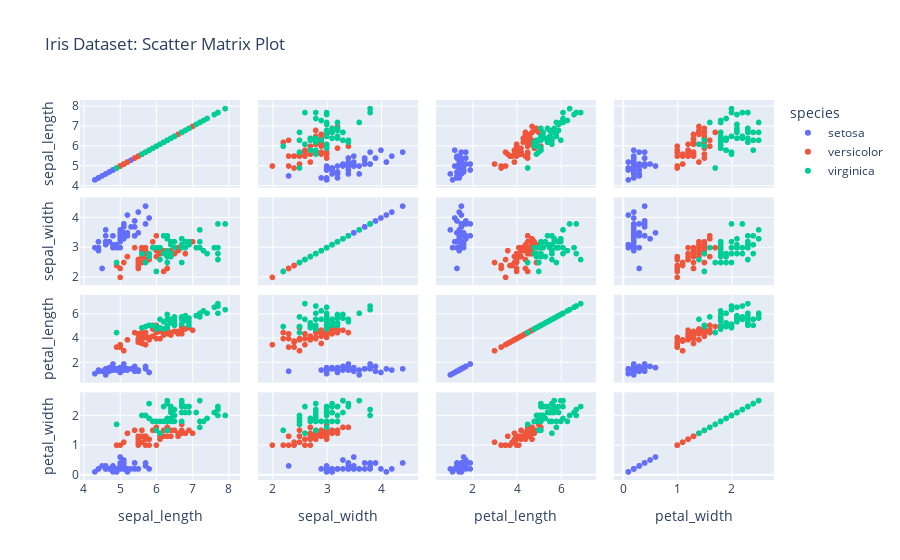

Notebook code for this chart:
### Code cell
from pandas.core.ops import frame_arith_method_with_reindex
iris = px.data.iris()
fig = px.scatter_matrix(data_frame = iris,
                        dimensions = ["sepal_length", "sepal_width", "petal_length", "petal_width"],
                        color = "species",
                        title = "Iris Dataset: Scatter Matrix Plot")
fig.update_layout(height = 500)
fig.show()

### Figure 1 — Plotly figure (JSON) as saved in the notebook; plotly's stock layout.template omitted (floating-point values rounded to 4 significant figures)
{"data": [{"dimensions": [{"axis": {"matches": true}, "label": "sepal_length", "values": [5.1, 4.9, 4.7, 4.6, 5, 5.4, 4.6, 5, 4.4, 4.9, 5.4, 4.8, 4.8, 4.3, 5.8, 5.7, 5.4, 5.1, 5.7, 5.1, 5.4, 5.1, 4.6, 5.1, 4.8, 5, 5, 5.2, 5.2, 4.7, 4.8, 5.4, 5.2, 5.5, 4.9, 5, 5.5, 4.9, 4.4, 5.1, 5, 4.5, 4.4, 5, 5.1, 4.8, 5.1, 4.6, 5.3, 5]}, {"axis": {"matches": true}, "label": "sepal_width", "values": [3.5, 3, 3.2, 3.1, 3.6, 3.9, 3.4, 3.4, 2.9, 3.1, 3.7, 3.4, 3, 3, 4, 4.4, 3.9, 3.5, 3.8, 3.8, 3.4, 3.7, 3.6, 3.3, 3.4, 3, 3.4, 3.5, 3.4, 3.2, 3.1, 3.4, 4.1, 4.2, 3.1, 3.2, 3.5, 3.1, 3, 3.4, 3.5, 2.3, 3.2, 3.5, 3.8, 3, 3.8, 3.2, 3.7, 3.3]}, {"axis": {"matches": true}, "label": "petal_length", "values": [1.4, 1.4, 1.3, 1.5, 1.4, 1.7, 1.4, 1.5, 1.4, 1.5, 1.5, 1.6, 1.4, 1.1, 1.2, 1.5, 1.3, 1.4, 1.7, 1.5, 1.7, 1.5, 1, 1.7, 1.9, 1.6, 1.6, 1.5, 1.4, 1.6, 1.6, 1.5, 1.5, 1.4, 1.5, 1.2, 1.3, 1.5, 1.3, 1.5, 1.3, 1.3, 1.3, 1.6, 1.9, 1.4, 1.6, 1.4, 1.5, 1.4]}, {"axis": {"matches": true}, "label": "petal_width", "values": [0.2, 0.2, 0.2, 0.2, 0.2, 0.4, 0.3, 0.2, 0.2, 0.1, 0.2, 0.2, 0.1, 0.1, 0.2, 0.4, 0.4, 0.3, 0.3, 0.3, 0.2, 0.4, 0.2, 0.5, 0.2, 0.2, 0.4, 0.2, 0.2, 0.2, 0.2, 0.4, 0.1, 0.2, 0.1, 0.2, 0.2, 0.1, 0.2, 0.2, 0.3, 0.3, 0.2, 0.6, 0.4, 0.3, 0.2, 0.2, 0.2, 0.2]}], "hovertemplate": "species=setosa<br>%{xaxis.title.text}=%{x}<br>%{yaxis.title.text}=%{y}<extra></extra>", "legendgroup": "setosa", "marker": {"color": "#636efa", "symbol": "circle"}, "name": "setosa", "showlegend": true, "type": "splom"}, {"dimensions": [{"axis": {"matches": true}, "label": "sepal_length", "values": [7, 6.4, 6.9, 5.5, 6.5, 5.7, 6.3, 4.9, 6.6, 5.2, 5, 5.9, 6, 6.1, 5.6, 6.7, 5.6, 5.8, 6.2, 5.6, 5.9, 6.1, 6.3, 6.1, 6.4, 6.6, 6.8, 6.7, 6, 5.7, 5.5, 5.5, 5.8, 6, 5.4, 6, 6.7, 6.3, 5.6, 5.5, 5.5, 6.1, 5.8, 5, 5.6, 5.7, 5.7, 6.2, 5.1, 5.7]}, {"axis": {"matches": true}, "label": "sepal_width", "values": [3.2, 3.2, 3.1, 2.3, 2.8, 2.8, 3.3, 2.4, 2.9, 2.7, 2, 3, 2.2, 2.9, 2.9, 3.1, 3, 2.7, 2.2, 2.5, 3.2, 2.8, 2.5, 2.8, 2.9, 3, 2.8, 3, 2.9, 2.6, 2.4, 2.4, 2.7, 2.7, 3, 3.4, 3.1, 2.3, 3, 2.5, 2.6, 3, 2.6, 2.3, 2.7, 3, 2.9, 2.9, 2.5, 2.8]}, {"axis": {"matches": true}, "label": "petal_length", "values": [4.7, 4.5, 4.9, 4, 4.6, 4.5, 4.7, 3.3, 4.6, 3.9, 3.5, 4.2, 4, 4.7, 3.6, 4.4, 4.5, 4.1, 4.5, 3.9, 4.8, 4, 4.9, 4.7, 4.3, 4.4, 4.8, 5, 4.5, 3.5, 3.8, 3.7, 3.9, 5.1, 4.5, 4.5, 4.7, 4.4, 4.1, 4, 4.4, 4.6, 4, 3.3, 4.2, 4.2, 4.2, 4.3, 3, 4.1]}, {"axis": {"matches": true}, "label": "petal_width", "values": [1.4, 1.5, 1.5, 1.3, 1.5, 1.3, 1.6, 1, 1.3, 1.4, 1, 1.5, 1, 1.4, 1.3, 1.4, 1.5, 1, 1.5, 1.1, 1.8, 1.3, 1.5, 1.2, 1.3, 1.4, 1.4, 1.7, 1.5, 1, 1.1, 1, 1.2, 1.6, 1.5, 1.6, 1.5, 1.3, 1.3, 1.3, 1.2, 1.4, 1.2, 1, 1.3, 1.2, 1.3, 1.3, 1.1, 1.3]}], "hovertemplate": "species=versicolor<br>%{xaxis.title.text}=%{x}<br>%{yaxis.title.text}=%{y}<extra></extra>", "legendgroup": "versicolor", "marker": {"color": "#EF553B", "symbol": "circle"}, "name": "versicolor", "showlegend": true, "type": "splom"}, {"dimensions": [{"axis": {"matches": true}, "label": "sepal_length", "values": [6.3, 5.8, 7.1, 6.3, 6.5, 7.6, 4.9, 7.3, 6.7, 7.2, 6.5, 6.4, 6.8, 5.7, 5.8, 6.4, 6.5, 7.7, 7.7, 6, 6.9, 5.6, 7.7, 6.3, 6.7, 7.2, 6.2, 6.1, 6.4, 7.2, 7.4, 7.9, 6.4, 6.3, 6.1, 7.7, 6.3, 6.4, 6, 6.9, 6.7, 6.9, 5.8, 6.8, 6.7, 6.7, 6.3, 6.5, 6.2, 5.9]}, {"axis": {"matches": true}, "label": "sepal_width", "values": [3.3, 2.7, 3, 2.9, 3, 3, 2.5, 2.9, 2.5, 3.6, 3.2, 2.7, 3, 2.5, 2.8, 3.2, 3, 3.8, 2.6, 2.2, 3.2, 2.8, 2.8, 2.7, 3.3, 3.2, 2.8, 3, 2.8, 3, 2.8, 3.8, 2.8, 2.8, 2.6, 3, 3.4, 3.1, 3, 3.1, 3.1, 3.1, 2.7, 3.2, 3.3, 3, 2.5, 3, 3.4, 3]}, {"axis": {"matches": true}, "label": "petal_length", "values": [6, 5.1, 5.9, 5.6, 5.8, 6.6, 4.5, 6.3, 5.8, 6.1, 5.1, 5.3, 5.5, 5, 5.1, 5.3, 5.5, 6.7, 6.9, 5, 5.7, 4.9, 6.7, 4.9, 5.7, 6, 4.8, 4.9, 5.6, 5.8, 6.1, 6.4, 5.6, 5.1, 5.6, 6.1, 5.6, 5.5, 4.8, 5.4, 5.6, 5.1, 5.1, 5.9, 5.7, 5.2, 5, 5.2, 5.4, 5.1]}, {"axis": {"matches": true}, "label": "petal_width", "values": [2.5, 1.9, 2.1, 1.8, 2.2, 2.1, 1.7, 1.8, 1.8, 2.5, 2, 1.9, 2.1, 2, 2.4, 2.3, 1.8, 2.2, 2.3, 1.5, 2.3, 2, 2, 1.8, 2.1, 1.8, 1.8, 1.8, 2.1, 1.6, 1.9, 2, 2.2, 1.5, 1.4, 2.3, 2.4, 1.8, 1.8, 2.1, 2.4, 2.3, 1.9, 2.3, 2.5, 2.3, 1.9, 2, 2.3, 1.8]}], "hovertemplate": "species=virginica<br>%{xaxis.title.text}=%{x}<br>%{yaxis.title.text}=%{y}<extra></extra>", "legendgroup": "virginica", "marker": {"color": "#00cc96", "symbol": "circle"}, "name": "virginica", "showlegend": true, "type": "splom"}], "layout": {"autosize": true, "dragmode": "select", "legend": {"title": {"text": "species"}, "tracegroupgap": 0}, "title": {"text": "Iris Dataset: Scatter Matrix Plot"}, "xaxis": {"autorange": true, "range": [3.846, 8.354], "type": "linear"}, "xaxis2": {"autorange": true, "range": [1.697, 4.703], "type": "linear"}, "xaxis3": {"autorange": true, "range": [0.2553, 7.645], "type": "linear"}, "xaxis4": {"autorange": true, "range": [-0.2029, 2.803], "type": "linear"}, "yaxis": {"autorange": true, "range": [3.846, 8.354], "type": "linear"}, "yaxis2": {"autorange": true, "range": [1.697, 4.703], "type": "linear"}, "yaxis3": {"autorange": true, "range": [0.2553, 7.645], "type": "linear"}, "yaxis4": {"autorange": true, "range": [-0.2029, 2.803], "type": "linear"}}}
